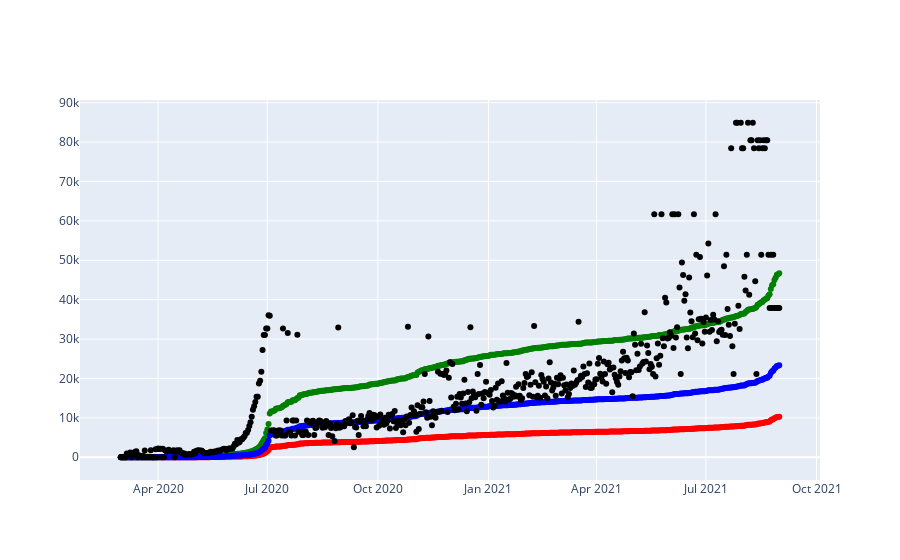

The cell this chart's notebook holds for it:
### Code cell
SF1=22 # scaling factor
SF2=5 

all_figures=[]

f = px.scatter(cmin, x='date', y=cmin['cases']/)
f.update_traces(marker=dict(color='red'))
all_figures.append(f)

f = px.scatter(cmean, x='date', y=cmean['cases']/(SF1/2))
f.update_traces(marker=dict(color='green'))
all_figures.append(f)

f = px.scatter(cmax, x='date', y=cmax['cases']/SF1)
f.update_traces(marker=dict(color='blue'))
all_figures.append(f)

f = px.scatter(cmean, x='date', y=cmean['vcases'])
f.update_traces(marker=dict(color='black'))
all_figures.append(f)


fig_combined = go.Figure(data= tuple(all_figures[x].data[0] for x in range(len(all_figures))) ) 
fig_combined.show()

### Figure 1 — Plotly figure (JSON) as saved in the notebook; plotly's stock layout.template omitted (floating-point values rounded to 4 significant figures; data arrays with more than 128 entries replaced by an {"elided": "..."} marker saying what was removed)
{"data": [{"hovertemplate": "date=%{x}<br>y=%{y}<extra></extra>", "legendgroup": "", "marker": {"color": "red", "symbol": "circle"}, "mode": "markers", "name": "", "orientation": "v", "showlegend": false, "type": "scatter", "x": {"elided": "549 str values"}, "xaxis": "x", "y": {"elided": "549 float values"}, "yaxis": "y"}, {"hovertemplate": "date=%{x}<br>y=%{y}<extra></extra>", "legendgroup": "", "marker": {"color": "green", "symbol": "circle"}, "mode": "markers", "name": "", "orientation": "v", "showlegend": false, "type": "scatter", "x": {"elided": "549 str values"}, "xaxis": "x", "y": {"elided": "549 float values"}, "yaxis": "y"}, {"hovertemplate": "date=%{x}<br>y=%{y}<extra></extra>", "legendgroup": "", "marker": {"color": "blue", "symbol": "circle"}, "mode": "markers", "name": "", "orientation": "v", "showlegend": false, "type": "scatter", "x": {"elided": "549 str values"}, "xaxis": "x", "y": {"elided": "549 float values"}, "yaxis": "y"}, {"hovertemplate": "date=%{x}<br>vcases=%{y}<extra></extra>", "legendgroup": "", "marker": {"color": "black", "symbol": "circle"}, "mode": "markers", "name": "", "orientation": "v", "showlegend": false, "type": "scatter", "x": {"elided": "549 str values"}, "xaxis": "x", "y": {"elided": "549 int values"}, "yaxis": "y"}], "layout": {}}
